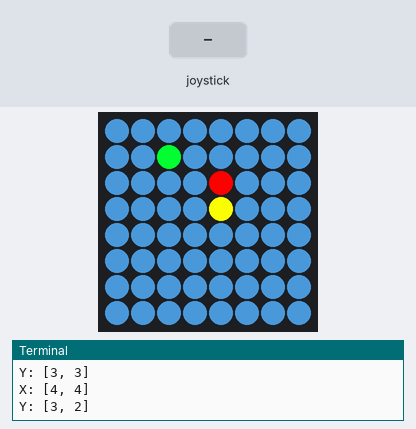
The program below on a simulated Raspberry Pi (BCM pin numbers) with a Sense HAT. Parts: the Sense HAT's 8×8 RGB LED matrix, the last lines printed to the terminal. The inputs (shaded band) are chosen by the test bench. Random numbers come from a fixed seed; the clock reads 2024-03-15 10:24:30 at power-on unless the program sets it.

Above: at 1.2 s.
1.3 s: joystick pushed left
At 1.7 s:
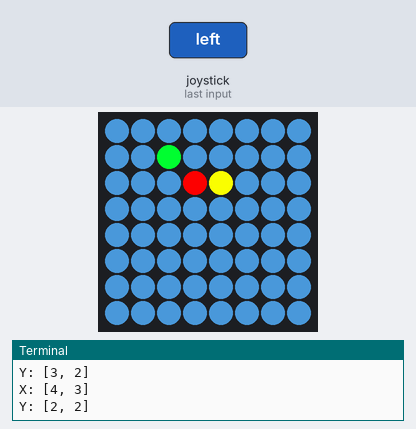
4.3 s: joystick pushed up
At 4.7 s:
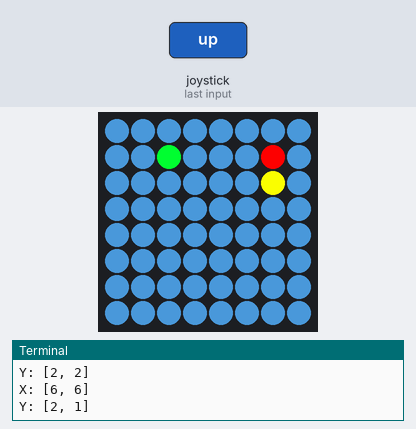
7.3 s: joystick pushed right
At 7.7 s:
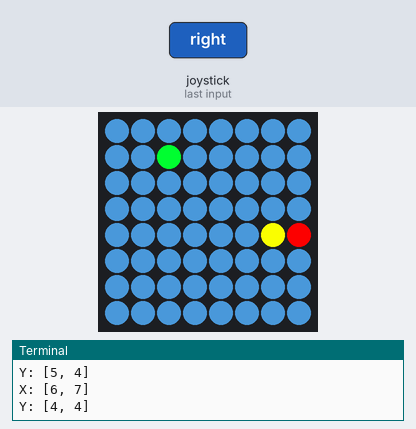
10.3 s: joystick pushed down
At 10.7 s:
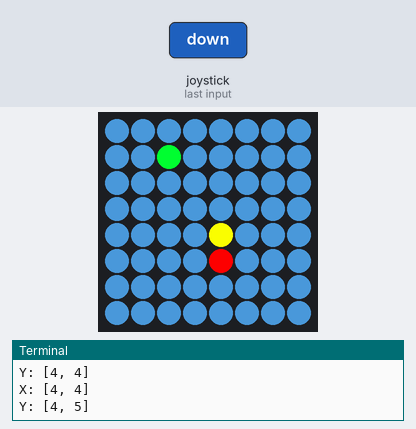
13.3 s: joystick pushed right
At 13.7 s:
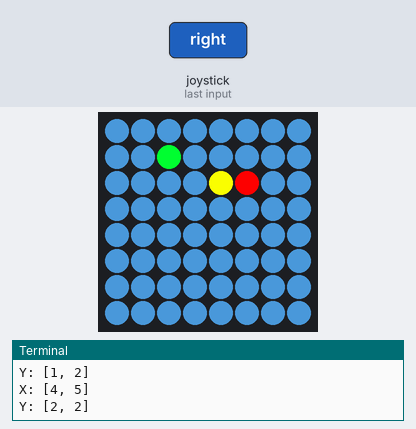
15.8 s: joystick pushed down
At 16.1 s:
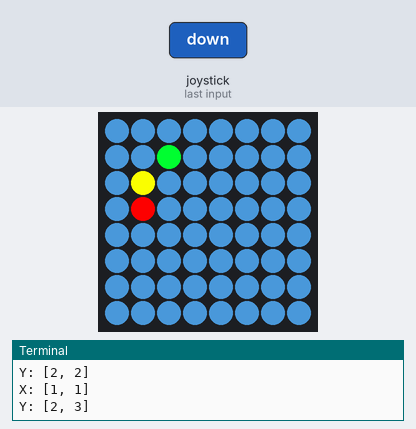
Timing chart, 0 to 18.8 s (numbered marks = the images above; inputs shaded):
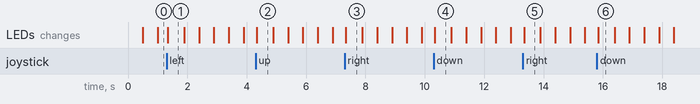

Measured:
- what the display in image 1 shows lasts 0.6 s, from 1.3 s to 1.9 s

The program:

snake.py
```python
#!/usr/bin/python3
import time, math, random
import sense_hat

"""
  Classic Snake!
    A snake game.  Eat the food! Don't crash with your body!
  Modify the starting state in the `state` dict.

  Note: Requires sense_hat version 2.2.0 or later.
  Based on examples found at https://trinket.io/sense-hat
"""

state = { "snake_x" : [],
          "snake_y" : [],
          "snake_body_rgb" : (255,255,0),
          "snake_head_rgb" : (255,0,0),
          "food_x" : 4,
          "food_y" : 3,
          "food_rgb" : (0,255,50),
          "level" : 1,
          "last_mov" : sense_hat.DIRECTION_UP}

start_over_state = dict(state)

sense = sense_hat.SenseHat()

def restart():
  global state
  print("RIP",state["level"])
  sense.show_message(str(state["level"]))
  #Clean the state
  del state["snake_x"][:]
  del state["snake_y"][:]
  state = dict(start_over_state)
  add_new_position(4, 4)

  #New game starts after pressing the joystick
  while True:
    if len(sense.stick.get_events()) > 0:
      break

def setscreen():
  """Takes x and y vales and alters screen state. Does not
  modify state."""
  snake_x = state["snake_x"]
  snake_y = state["snake_y"]

  sense.clear((50,100,150))
  sense.set_pixel(state["food_x"], state["food_y"], state["food_rgb"])

  for i in range(0,state["level"]-1):
    sense.set_pixel(snake_x[i], snake_y[i], state["snake_body_rgb"])
  sense.set_pixel(snake_x[state["level"]-1], snake_y[state["level"]-1], state["snake_head_rgb"])

def isInSnake(x,y,avoid_first_element):
  global state
  isIn = False
  start = 1 if avoid_first_element else 0
  for i in range(start, state["level"]): #
    if state["snake_x"][i] == x and state["snake_y"][i] == y :
      isIn = True
      break
  return isIn

def add_new_position(new_x, new_y):
  global state
  # Add the new state
  state["snake_x"].append(new_x)
  state["snake_y"].append(new_y)

  #The first element is dropped
  if len(state["snake_x"]) > state["level"] :
    del state["snake_x"][0]
  if len(state["snake_y"]) > state["level"] :
    del state["snake_y"][0]

  print("X:",state["snake_x"])
  print("Y:",state["snake_y"])

def check_pos():
  """Checks for eating food and hitting enemies. Alters state but
  does not redraw screen.  Call setscreen() after this."""
  global state
  level = state["level"]
  snake_x = state["snake_x"][level-1]
  snake_y = state["snake_y"][level-1]
  food_x = state["food_x"]
  food_y = state["food_y"]

  if math.hypot(snake_x - food_x, snake_y - food_y) == 0.0:
    # Snake ate food
    state["level"] += 1
    add_new_position(snake_x, snake_y)
    # Set food to new location that's not under the snake
    while True:
      state["food_x"] = random.randint(0,7)
      state["food_y"] = random.randint(0,7)
      if not isInSnake(state["food_x"], state["food_y"],False):
        break

"""Move the head of the snake with relation with its position"""
def move(x,y):
  global state
  pos = state["level"]-1
  new_x = (state["snake_x"][pos] + x) % 8
  new_y = (state["snake_y"][pos] + y) % 8
  collision = isInSnake(new_x, new_y,True)
  add_new_position(new_x, new_y)
  return collision;

"""The snake moves forward automatically. It only can turn."""
def move_direction(direction, auto):
  global state
  rip = False
  last_mov = state["last_mov"]
  if direction == sense_hat.DIRECTION_UP:
    if auto or (last_mov != sense_hat.DIRECTION_UP and last_mov != sense_hat.DIRECTION_DOWN) :
      state["last_mov"] = sense_hat.DIRECTION_UP
      rip = move(0,-1)
  elif direction == sense_hat.DIRECTION_DOWN:
    if auto or (last_mov != sense_hat.DIRECTION_UP and last_mov != sense_hat.DIRECTION_DOWN) :
      state["last_mov"] = sense_hat.DIRECTION_DOWN
      rip = move(0,1)
  elif direction == sense_hat.DIRECTION_RIGHT:
    if auto or (last_mov != sense_hat.DIRECTION_RIGHT and last_mov != sense_hat.DIRECTION_LEFT) :
      state["last_mov"] = sense_hat.DIRECTION_RIGHT
      rip = move(1,0)
  elif direction == sense_hat.DIRECTION_LEFT:
    if auto or (last_mov != sense_hat.DIRECTION_RIGHT and last_mov != sense_hat.DIRECTION_LEFT) :
      state["last_mov"] = sense_hat.DIRECTION_LEFT
      rip = move(-1,0)

  if rip:
      restart()

def move_snake():
  global state
  move_direction(state["last_mov"], True)
  # Check to see if anything should happen
  setscreen()
  check_pos()
  setscreen()

def draw_snake(event):
  """Takes a keypress and redraws the screen"""
  global state
  if event.action == sense_hat.ACTION_RELEASED:
    # Ignore releases
    return
  else :
    move_direction(event.direction, False)
  # Check to see if anything should happen
  setscreen()
  check_pos()
  setscreen()

# Initial state
add_new_position(4, 4)#Initial snake placement
setscreen()

last_tick = round(time.time(),1) * 10

tick_move = 0
while True:
  # The snake moves faster in higher levels
  timer = 5 - (int)(state["level"] / 5)
  if timer < 1 :
    timer = 1
  tick = round(time.time(),1) * 10

  if (tick % timer == tick_move) and (tick > last_tick):
    move_snake()
    last_tick = tick

  # Poll joystick for events. When they happen, redraw screen.
  for event in sense.stick.get_events():
    #This avoids two movements in a very short period of time
    tick = round(time.time(),1) * 10
    tick_move = (tick -1)  % timer
    draw_snake(event)
```
